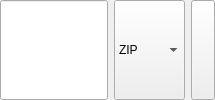
                   <widget class="QWidget" name="pagePCBFile">
                    <layout class="QHBoxLayout" name="_19">
                     <property name="margin">
                      <number>0</number>
                     </property>
                     <item>
                      <widget class="QLineEdit" name="lineEditPCBFile">
                       <property name="sizePolicy">
                        <sizepolicy hsizetype="Expanding" vsizetype="Minimum">
                         <horstretch>0</horstretch>
                         <verstretch>0</verstretch>
                        </sizepolicy>
                       </property>
                       <property name="toolTip">
                        <string>Compressed PCB file (read)</string>
                       </property>
                      </widget>
                     </item>
                     <item>
                      <widget class="QComboBox" name="comboBoxPCBFileType">
                       <property name="sizePolicy">
                        <sizepolicy hsizetype="Fixed" vsizetype="Minimum">
                         <horstretch>0</horstretch>
                         <verstretch>0</verstretch>
                        </sizepolicy>
                       </property>
                       <property name="toolTip">
                        <string>Select compression format</string>
                       </property>
                       <item>
                        <property name="text">
                         <string>ZIP</string>
                        </property>
                        <property name="icon">
                         <iconset resource="qmc2.qrc">
                          <normaloff>:/data/img/compressed.png</normaloff>:/data/img/compressed.png</iconset>
                        </property>
                       </item>
                       <item>
                        <property name="text">
                         <string>7z</string>
                        </property>
                        <property name="icon">
                         <iconset resource="qmc2.qrc">
                          <normaloff>:/data/img/7z-compressed.png</normaloff>:/data/img/7z-compressed.png</iconset>
                        </property>
                       </item>
                       <item>
                        <property name="text">
                         <string>Archive</string>
                        </property>
                        <property name="icon">
                         <iconset resource="qmc2.qrc">
                          <normaloff>:/data/img/archive.png</normaloff>:/data/img/archive.png</iconset>
                        </property>
                       </item>
                      </widget>
                     </item>
                     <item>
                      <widget class="QToolButton" name="toolButtonBrowsePCBFile">
                       <property name="sizePolicy">
                        <sizepolicy hsizetype="Fixed" vsizetype="Minimum">
                         <horstretch>0</horstretch>
                         <verstretch>0</verstretch>
                        </sizepolicy>
                       </property>
                       <property name="toolTip">
                        <string>Browse compressed PCB file</string>
                       </property>
                       <property name="icon">
                        <iconset resource="qmc2.qrc">
                         <normaloff>:/data/img/fileopen.png</normaloff>:/data/img/fileopen.png</iconset>
                       </property>
                      </widget>
                     </item>
                    </layout>
                   </widget>
